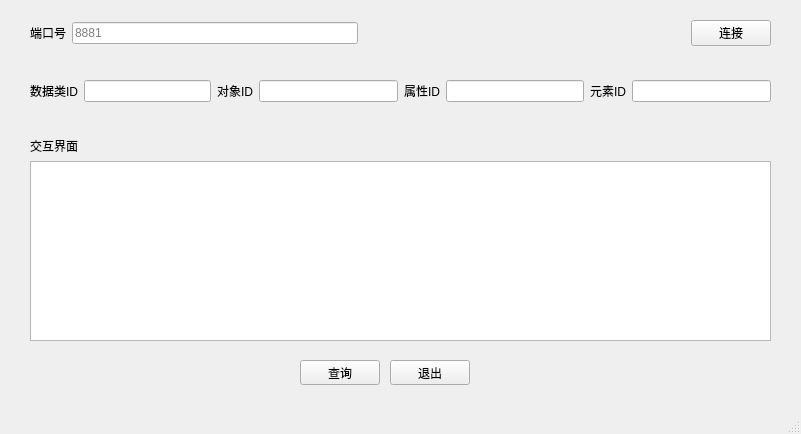
<?xml version="1.0" encoding="UTF-8"?>
<ui version="4.0">
 <class>QUERYTEST</class>
 <widget class="QMainWindow" name="QUERYTEST">
  <property name="geometry">
   <rect>
    <x>0</x>
    <y>0</y>
    <width>801</width>
    <height>434</height>
   </rect>
  </property>
  <property name="windowTitle">
   <string>QUERYTEST</string>
  </property>
  <widget class="QWidget" name="centralwidget">
   <widget class="QWidget" name="layoutWidget">
    <property name="geometry">
     <rect>
      <x>300</x>
      <y>360</y>
      <width>170</width>
      <height>25</height>
     </rect>
    </property>
    <layout class="QHBoxLayout" name="horizontalLayout_6">
     <item>
      <widget class="QPushButton" name="pushButton">
       <property name="text">
        <string>查询</string>
       </property>
      </widget>
     </item>
     <item>
      <spacer name="horizontalSpacer">
       <property name="orientation">
        <enum>Qt::Horizontal</enum>
       </property>
       <property name="sizeHint" stdset="0">
        <size>
         <width>40</width>
         <height>20</height>
        </size>
       </property>
      </spacer>
     </item>
     <item>
      <spacer name="horizontalSpacer_2">
       <property name="orientation">
        <enum>Qt::Horizontal</enum>
       </property>
       <property name="sizeHint" stdset="0">
        <size>
         <width>40</width>
         <height>20</height>
        </size>
       </property>
      </spacer>
     </item>
     <item>
      <widget class="QPushButton" name="pushButton_2">
       <property name="text">
        <string>退出</string>
       </property>
      </widget>
     </item>
    </layout>
   </widget>
   <widget class="QWidget" name="layoutWidget">
    <property name="geometry">
     <rect>
      <x>30</x>
      <y>20</y>
      <width>741</width>
      <height>321</height>
     </rect>
    </property>
    <layout class="QVBoxLayout" name="verticalLayout_3">
     <item>
      <layout class="QHBoxLayout" name="horizontalLayout_9">
       <item>
        <layout class="QVBoxLayout" name="verticalLayout_2">
         <item>
          <layout class="QHBoxLayout" name="horizontalLayout_7"/>
         </item>
         <item>
          <layout class="QHBoxLayout" name="horizontalLayout_8">
           <item>
            <widget class="QLabel" name="label_7">
             <property name="text">
              <string>端口号</string>
             </property>
             <property name="buddy">
              <cstring>lineEdit_6</cstring>
             </property>
            </widget>
           </item>
           <item>
            <widget class="QLineEdit" name="lineEdit_6">
             <property name="placeholderText">
              <string>8881</string>
             </property>
            </widget>
           </item>
          </layout>
         </item>
        </layout>
       </item>
       <item>
        <spacer name="horizontalSpacer_3">
         <property name="orientation">
          <enum>Qt::Horizontal</enum>
         </property>
         <property name="sizeHint" stdset="0">
          <size>
           <width>40</width>
           <height>20</height>
          </size>
         </property>
        </spacer>
       </item>
       <item>
        <widget class="QPushButton" name="pushButton_3">
         <property name="text">
          <string>连接</string>
         </property>
        </widget>
       </item>
      </layout>
     </item>
     <item>
      <layout class="QVBoxLayout" name="verticalLayout">
       <item>
        <spacer name="verticalSpacer_2">
         <property name="orientation">
          <enum>Qt::Vertical</enum>
         </property>
         <property name="sizeHint" stdset="0">
          <size>
           <width>20</width>
           <height>40</height>
          </size>
         </property>
        </spacer>
       </item>
       <item>
        <layout class="QHBoxLayout" name="horizontalLayout_5">
         <item>
          <layout class="QHBoxLayout" name="horizontalLayout">
           <item>
            <widget class="QLabel" name="label">
             <property name="text">
              <string>数据类ID</string>
             </property>
             <property name="buddy">
              <cstring>lineEdit</cstring>
             </property>
            </widget>
           </item>
           <item>
            <widget class="QLineEdit" name="lineEdit"/>
           </item>
          </layout>
         </item>
         <item>
          <layout class="QHBoxLayout" name="horizontalLayout_2">
           <item>
            <widget class="QLabel" name="label_2">
             <property name="text">
              <string>对象ID</string>
             </property>
             <property name="buddy">
              <cstring>lineEdit_2</cstring>
             </property>
            </widget>
           </item>
           <item>
            <widget class="QLineEdit" name="lineEdit_2"/>
           </item>
          </layout>
         </item>
         <item>
          <layout class="QHBoxLayout" name="horizontalLayout_3">
           <item>
            <widget class="QLabel" name="label_3">
             <property name="text">
              <string>属性ID</string>
             </property>
             <property name="buddy">
              <cstring>lineEdit_3</cstring>
             </property>
            </widget>
           </item>
           <item>
            <widget class="QLineEdit" name="lineEdit_3"/>
           </item>
          </layout>
         </item>
         <item>
          <layout class="QHBoxLayout" name="horizontalLayout_4">
           <item>
            <widget class="QLabel" name="label_4">
             <property name="text">
              <string>元素ID</string>
             </property>
             <property name="buddy">
              <cstring>lineEdit_4</cstring>
             </property>
            </widget>
           </item>
           <item>
            <widget class="QLineEdit" name="lineEdit_4"/>
           </item>
          </layout>
         </item>
        </layout>
       </item>
       <item>
        <spacer name="verticalSpacer">
         <property name="orientation">
          <enum>Qt::Vertical</enum>
         </property>
         <property name="sizeHint" stdset="0">
          <size>
           <width>20</width>
           <height>40</height>
          </size>
         </property>
        </spacer>
       </item>
       <item>
        <widget class="QLabel" name="label_5">
         <property name="text">
          <string>交互界面</string>
         </property>
        </widget>
       </item>
       <item>
        <widget class="QTextEdit" name="textEdit">
         <property name="readOnly">
          <bool>true</bool>
         </property>
        </widget>
       </item>
      </layout>
     </item>
    </layout>
   </widget>
  </widget>
  <widget class="QMenuBar" name="menubar">
   <property name="geometry">
    <rect>
     <x>0</x>
     <y>0</y>
     <width>801</width>
     <height>22</height>
    </rect>
   </property>
  </widget>
  <widget class="QStatusBar" name="statusbar"/>
 </widget>
 <tabstops>
  <tabstop>lineEdit_6</tabstop>
  <tabstop>pushButton_3</tabstop>
  <tabstop>lineEdit</tabstop>
  <tabstop>lineEdit_2</tabstop>
  <tabstop>lineEdit_3</tabstop>
  <tabstop>lineEdit_4</tabstop>
  <tabstop>pushButton</tabstop>
  <tabstop>pushButton_2</tabstop>
  <tabstop>textEdit</tabstop>
 </tabstops>
 <resources/>
 <connections/>
</ui>
